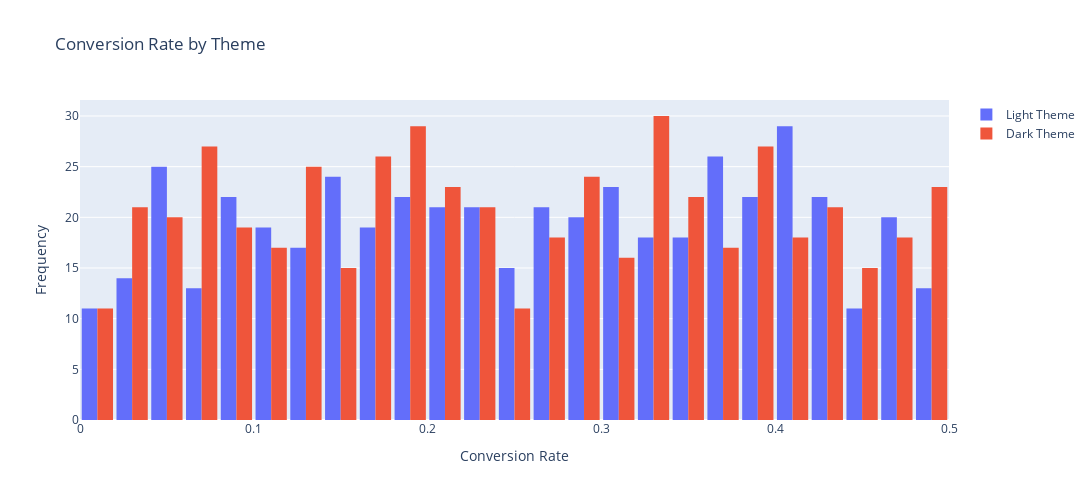

The notebook cell this image was saved under:
### Markdown cell above
##### Now let’s have a look at the histogram of the conversion rates of both themes:

### Code cell
# Create grouped bar chart for Conversion Rate
fig = go.Figure()

fig.add_trace(go.Histogram(x=light_theme_data['Conversion Rate'], name='Light Theme', opacity=1,nbinsx = 30))
fig.add_trace(go.Histogram(x=dark_theme_data['Conversion Rate'], name='Dark Theme', opacity=1,nbinsx= 30))

fig.update_layout(
    title_text='Conversion Rate by Theme',
    xaxis_title_text='Conversion Rate',
    yaxis_title_text='Frequency',
    barmode='group',
    bargap=0.1,
    height = 500,
    width = 1400
)
# Show bar chart
fig.show()

### Figure 1 — Plotly figure (JSON) as saved in the notebook; plotly's stock layout.template omitted (floating-point values rounded to 4 significant figures; data arrays with more than 128 entries replaced by an {"elided": "..."} marker saying what was removed)
{"data": [{"name": "Light Theme", "nbinsx": 30, "opacity": 1, "type": "histogram", "x": {"elided": "486 float values"}}, {"name": "Dark Theme", "nbinsx": 30, "opacity": 1, "type": "histogram", "x": {"elided": "514 float values"}}], "layout": {"bargap": 0.1, "barmode": "group", "height": 500, "title": {"text": "Conversion Rate by Theme"}, "width": 1400, "xaxis": {"autorange": true, "range": [1.908e-17, 0.5], "title": {"text": "Conversion Rate"}, "type": "linear"}, "yaxis": {"autorange": true, "range": [0, 31.58], "title": {"text": "Frequency"}}}}
